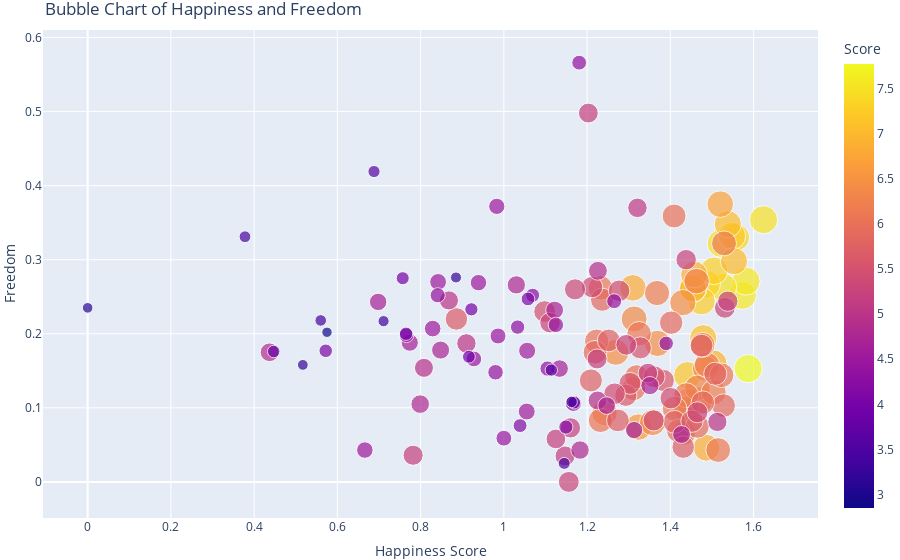

Source (notebook cell):
### Code cell
import plotly.graph_objects as go


df_2019['Flipped_rank'] = (180-df_2019['Overall rank'])
fig = px.scatter(df_2019, 
                 x="Social support", 
                 y="Generosity", 
                 size= "Flipped_rank", 
                 color="Score", 
                 hover_name="Country or region",
                 title="Bubble Chart: Social Support, Generosity, and Happiness")
fig.update_layout(legend_orientation="h", legend=dict(x=0, y=1, traceorder="normal"),
                  margin=dict(l=0, r=0, t=30, b=0))


fig.update_layout(
    title='Bubble Chart of Happiness and Freedom',
    xaxis=dict(title='Happiness Score'),
    yaxis=dict(title='Freedom')
)


fig.show()

### Figure 1 — Plotly figure (JSON) as saved in the notebook; plotly's stock layout.template omitted (floating-point values rounded to 4 significant figures; data arrays with more than 128 entries replaced by an {"elided": "..."} marker saying what was removed)
{"data": [{"hovertemplate": "<b>%{hovertext}</b><br><br>Social support=%{x}<br>Generosity=%{y}<br>Flipped_rank=%{marker.size}<br>Score=%{marker.color}<extra></extra>", "hovertext": {"elided": "156 str values"}, "legendgroup": "", "marker": {"color": {"elided": "156 float values"}, "coloraxis": "coloraxis", "size": {"elided": "156 int values"}, "sizemode": "area", "sizeref": 0.4475, "symbol": "circle"}, "mode": "markers", "name": "", "orientation": "v", "showlegend": false, "type": "scatter", "x": {"elided": "156 float values"}, "xaxis": "x", "y": {"elided": "156 float values"}, "yaxis": "y"}], "layout": {"coloraxis": {"colorbar": {"title": {"text": "Score"}}, "colorscale": [[0, "#0d0887"], [0.1111, "#46039f"], [0.2222, "#7201a8"], [0.3333, "#9c179e"], [0.4444, "#bd3786"], [0.5556, "#d8576b"], [0.6667, "#ed7953"], [0.7778, "#fb9f3a"], [0.8889, "#fdca26"], [1, "#f0f921"]]}, "legend": {"itemsizing": "constant", "orientation": "h", "tracegroupgap": 0, "traceorder": "normal", "x": 0, "y": 1}, "margin": {"b": 0, "l": 0, "r": 0, "t": 30}, "title": {"text": "Bubble Chart of Happiness and Freedom"}, "xaxis": {"anchor": "y", "domain": [0, 1], "title": {"text": "Happiness Score"}}, "yaxis": {"anchor": "x", "domain": [0, 1], "title": {"text": "Freedom"}}}}
